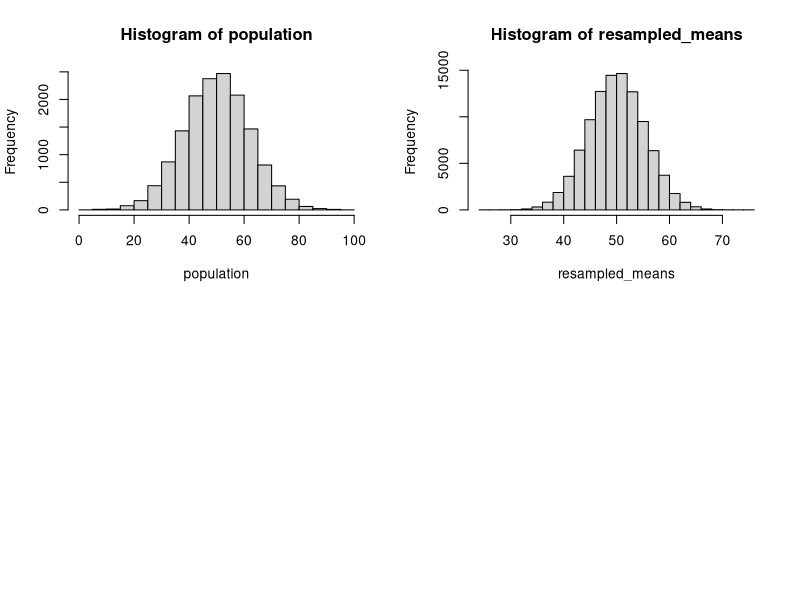

Write R code to recreate this figure. (Note: this script raises an error after producing the figure.)
repeats <- 100000

population_size <- 15000
sample_size <- 5
mu <- 50
sigma <- 12

population <- rnorm(population_size, mu, sigma)



sampled_penguins <- sample(population, sample_size, replace = TRUE)
result<-t.test(sampled_penguins)
low<-result$conf.int[1]
high<-result$conf.int[2]

contained<-seq(1:repeats) * 0
resampled_means <-seq(1:repeats) * 0
for(i in 1:repeats)
{
  new_sample <- sample(population, sample_size, replace = TRUE)
  mean_new_sample <- mean(new_sample)
  inside <- mean_new_sample > low & mean_new_sample < high
  resampled_means[i] <- mean_new_sample
  contained[i] <- inside
}

par(mfrow = c(2,2))
hist(population)
hist(resampled_means)
vli
